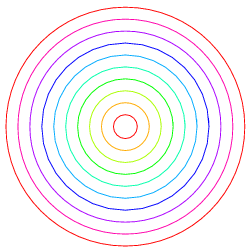
#> input picture tests/test_data/10_circles_colour.gif, 252 x 252 px
$ python pick_profile.py   (older library calls are emulated)
#> lines starting #> are read from the running program, lines starting #| are printed output that depends on the picture
### image_loader.py
# -*- coding: utf-8 -*-
"""
Load an image to a numpy array
Created on Fri Jan  8 11:23:56 2016

@author: laurence
"""
import matplotlib.pyplot as plt


def load_image(filename):
    """
    Load an image from `filename` and return a `numpy.array`
    Parameters
    ----------
    filename:
        path to an image file

    Returns
    -------
    image as a numpy array

    *   for grayscale images, the return array is MxN.
    *   for RGB images, the return value is MxNx3.
    *   for RGBA images the return value is MxNx4.

    Side Effects
    ------------
    None
    """
#> called with filename = './tests/test_data/10_circles_colour.gif'
    image = plt.imread(filename)
#> image is the input picture: shape (252, 252, 4); mean R, G, B, A 24.2, 20.8, 24.5, 31.6
    return image

### edge_detection.py
# -*- coding: utf-8 -*-
"""
Wrapper for scikit-image Canny edge detector

Created on Fri Jan  8 11:16:40 2016

@author: laurence
"""
from skimage.feature import canny
from skimage.color import rgb2gray


def detect_edge(image_array, sigma=1.0,
                low_threshold=None, high_threshold=None):
    """
    Detect the edges in an image using the Canny filter

    Parameters
    ----------
    image_array

    Returns
    -------
    array with edges identified

    Side Effects
    ------------
    None
    """
#> called with sigma = 1
    gscale = rgb2gray(image_array)
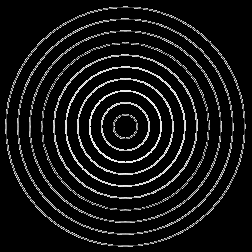
#> gscale: shape (252, 252) float64; min 0, max 0.991, mean 0.0854
    edges = canny(gscale)
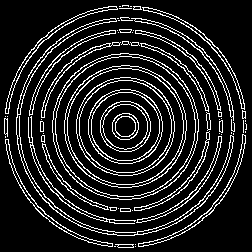
#> edges: shape (252, 252) bool; 14% white in thin lines or dots
    return edges

### pick_profile.py

# coding: utf-8

# Initial setup
import numpy as np
import matplotlib.pyplot as plt
from image_loader import load_image
from edge_detection import detect_edge
import os.path as pth


# Find nearest array value
def find_nearest(array,value):
    idx = (np.abs(array-value)).argmin()
    return array[idx]


## Mouse click function to store coordinates
#def onclick(event):
#    global ix, iy
#    ix, iy = event.xdata, event.ydata
#
#    print('x = %d, y = %d' % (ix, iy))
#
#    # assign global variable to access outside of function
#    global coords
#    coords.append((ix, iy))
#
#    # Disconnect after 2 clicks
#    if len(coords) == 2:
#        fig.canvas.mpl_disconnect(cid)
#        plt.close()
#
#    return


def binaryarray2coords(z):
    # Call click function to select profile

    # Mouse click function to store coordinates
    def onclick(event):
        global ix, iy
        ix, iy = event.xdata, event.ydata

        print('x = %d, y = %d' % (ix, iy))

        # assign global variable to access outside of function
        global coords
        coords.append((ix, iy))

        # Disconnect after 2 clicks
        if len(coords) == 2:
            fig.canvas.mpl_disconnect(cid)
            plt.close(1)
        return


    # Plot the binary edge image
    fig = plt.figure()
    axes = fig.add_subplot(111)
    axes.imshow(z)
    axes.axis('image')
    axes.set_title('Binary edges image')

    plt.show()

    coords = [] # initialise array to store picked coords

    print("Picked coordinates:")

    cid = fig.canvas.mpl_connect('button_press_event', onclick)

    plt.show()

    return coords


def coords2profile(coords):
    # Extract the profile as nearest-neighbour pixel values
    x0 = coords[0][0]
    x1 = coords[1][0]
    y0 = coords[0][1]
    y1 = coords[1][1]

    length = int(np.hypot(x1-x0, y1-y0))
    x, y = np.linspace(x0, x1, length), np.linspace(y0, y1, length)
    profile = z[x.astype(np.int), y.astype(np.int)]

    return profile


def plot_edges_profile(z,coords,profile):
    # Plot the edges binary and the profile selected.

    x0 = coords[0][0]
    x1 = coords[1][0]
    y0 = coords[0][1]
    y1 = coords[1][1]

    # Plot to show where the profile is and the profile values
    fig, axes = plt.subplots(nrows=2)
    axes[0].imshow(z)
    axes[0].plot([x0, x1], [y0, y1], 'k-')
    axes[0].plot(x0, y0, 'go')
    axes[0].plot(x1, y1, 'ro')
    axes[0].axis('image')
    axes[0].set_title('Binary edges image')

    axes[1].plot(profile,'ko-')
    axes[1].plot(0,profile[0],'go')
    axes[1].plot(len(profile)-1,profile[-1],'ro')
    axes[1].set_title('Profile across edges array')
    axes[1].set_xlabel('Pixel distance')


# Run functions in order ======================================================

# Example edge binary image
test_file = pth.join('.', 'tests', 'test_data', '10_circles_colour.gif')
image_in = load_image(test_file)
z = detect_edge(image_in)

# Select coords
coords = binaryarray2coords(z)
#> coords = []

# Calculate profile from coords
#> (the run stopped early here; a loop or call above may not have finished)
